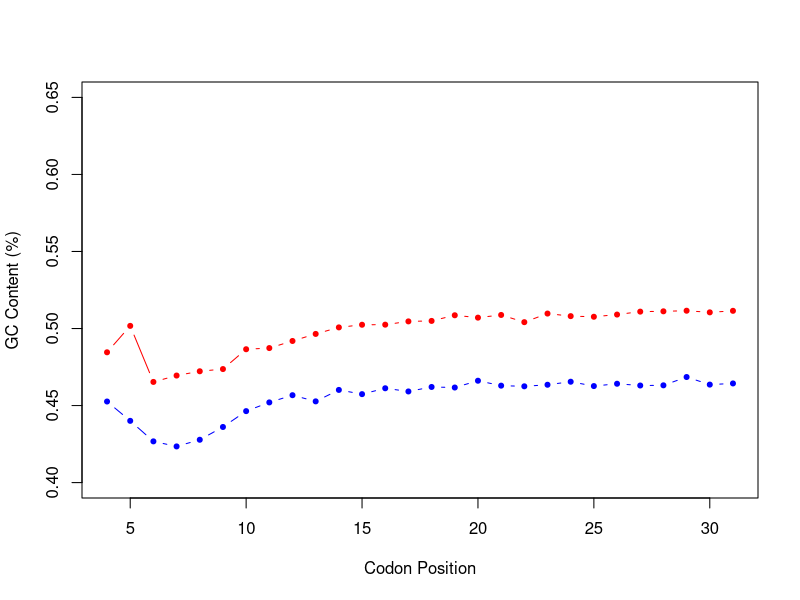

Source code (R):
data1 <- read.csv("Hyperthermophiles_GC.csv", header = TRUE)
attach(data1)

data2 <- read.csv("Hyperthermophiles_GC3.csv", header = TRUE)
attach(data2)

# GC

dims <- dim(data1)

m.gc <- c()
sd.gc <- c()
sem.gc <- c()
x <- c(4:dims[2])

for (i in x) {
  gc <- unlist(data1[i])
  m.gc <- c(m.gc, mean(gc))
  sd.gc <- c(sd.gc, sd(gc))
  sem.gc <- c(sem.gc, sd(gc) / sqrt(length(gc)))
}

# GC3

dims2 <- dim(data2)

m.gc2 <- c()
sd.gc2 <- c()
sem.gc2 <- c()

for (i in x) {  
  gc3 <- unlist(data2[i])
  m.gc2 <- c(m.gc2, mean(gc3))
  sd.gc2 <- c(sd.gc2, sd(gc3))
  sem.gc2 <- c(sem.gc2, sd(gc3) / sqrt(length(gc3)))
}

#GC and GC3 single data frame
gc_data <- data.frame(
  Codon_Position = x,
  Mean_GC = m.gc,
  Mean_GC3 = m.gc2
)

# Shapiro-Wilk test - GC - Testing for normality
shapiro_gc <- shapiro.test(gc_data$Mean_GC)
print(shapiro_gc)

# Shapiro-Wilk test - GC3
shapiro_gc3 <- shapiro.test(gc_data$Mean_GC3)
print(shapiro_gc3)

# Paired t-test - Data not normally distributed so don't use.
#t_test_result <- t.test(gc_data$Mean_GC, gc_data$Mean_GC3, paired = TRUE)
#print(t_test_result)

# Wilcoxon test 
wilcox_result <- wilcox.test(gc_data$Mean_GC, gc_data$Mean_GC3, paired = TRUE)
print(wilcox_result)

#Supplementary Figure 6

pdf("SFig6_GC_GC3.pdf")
plot(gc_data$Codon_Position, gc_data$Mean_GC, type = "b", col = "blue", pch = 20, ylim = c(0.4, 0.65), xlab = "Codon Position", ylab = "GC Content (%)", main = "")
lines(gc_data$Codon_Position, gc_data$Mean_GC3, type = "b", col = "red", pch = 20)
#legend("topright", legend = c("GC", "GC3"), col = c("blue", "red"), lty = 1, pch = 20)
dev.off()
